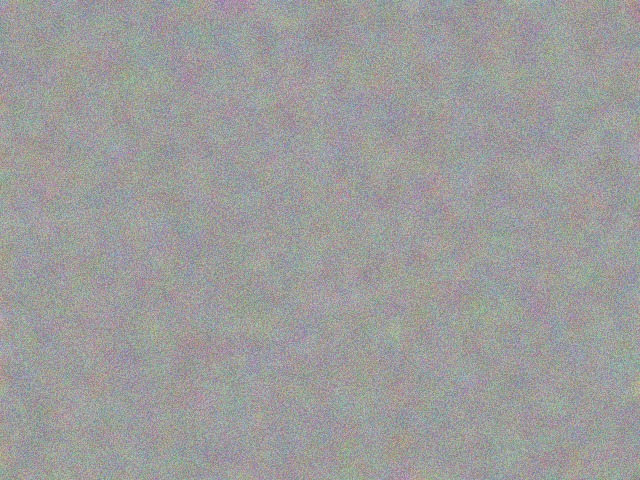
#> input picture test_copymove.jpg, 640 x 480 px
$ python -i copy_move.py   (imports and definitions only)
#> lines starting #> are read from the running program, lines starting #| are printed output that depends on the picture; after the words box and inside, x2 and y2 are one past the last pixel; in counts of white or black regions, pixels touching at a corner belong together
### utils.py
"""
utils.py  –  Shared helper functions for the forgery-detection project.

Functions
---------
load_image   : Read an image from disk (BGR, RGB, or grayscale).
save_image   : Write an image to disk (creates directories automatically).
show_images  : Display or save a side-by-side comparison figure.
"""

import os
import cv2
import numpy as np
import matplotlib
matplotlib.use("Agg")                       # non-interactive backend (no GUI pop-ups)
import matplotlib.pyplot as plt


# ──────────────────────────────────────────────────────────────────────
# 1.  load_image
# ──────────────────────────────────────────────────────────────────────
def load_image(path: str, color: str = "bgr") -> np.ndarray:
    """
    Read an image from *path* and return it as a NumPy array.

    Parameters
    ----------
    path  : str
        Absolute or relative path to the image file.
    color : str, optional
        Colour space of the returned array.
        'bgr'  → OpenCV default (Blue-Green-Red)
        'rgb'  → converted to Red-Green-Blue
        'gray' → converted to single-channel grayscale

    Returns
    -------
    np.ndarray
        The loaded image.

    Raises
    ------
    FileNotFoundError
        If *path* does not exist.
    ValueError
        If *color* is not one of the accepted values.
    """
#> called with path = 'test_copymove.jpg', color = 'bgr'
    if not os.path.isfile(path):
        raise FileNotFoundError(f"Image not found: {path}")

    img = cv2.imread(path, cv2.IMREAD_COLOR)     # always load as colour first
#> img is the input picture: shape (480, 640, 3); mean B, G, R 156.2, 156.5, 156.8
    if img is None:
        raise ValueError(f"OpenCV could not decode: {path}")

    color = color.lower()
    if color == "rgb":
        img = cv2.cvtColor(img, cv2.COLOR_BGR2RGB)
    elif color == "gray":
        img = cv2.cvtColor(img, cv2.COLOR_BGR2GRAY)
    elif color != "bgr":
        raise ValueError(f"Unknown color mode '{color}'. Use 'bgr', 'rgb', or 'gray'.")

    return img


# ──────────────────────────────────────────────────────────────────────
# 2.  save_image
# ──────────────────────────────────────────────────────────────────────
# [66 lines left out: functions save_image, show_images, not called in this run]


# ──────────────────────────────────────────────────────────────────────
# Quick self-test
# ──────────────────────────────────────────────────────────────────────
# [2 lines that do not run on import are left out]

### copy_move.py
"""
copy_move.py  -  Copy-Move forgery detection using SIFT + DBSCAN + RANSAC.

Copy-Move forgery is when someone copies a region of an image and pastes it
somewhere else in the SAME image. We detect this by finding keypoints that
match suspiciously well at distant locations.

Pipeline:  SIFT keypoints -> BFMatcher(k=3) -> ratio test -> min-distance
           filter -> de-duplicate mirrors -> DBSCAN cluster -> RANSAC verify
           -> convex-hull mask.

Functions
---------
detect_copy_move : Full copy-move detection pipeline.
"""

import os
import glob

import cv2
import numpy as np
from sklearn.cluster import DBSCAN

from utils import load_image, show_images


# ──────────────────────────────────────────────────────────────────────
# detect_copy_move
# ──────────────────────────────────────────────────────────────────────
def detect_copy_move(
    image_path: str,
    ratio: float = 0.6,
    min_dist: int = 40,
    min_matches: int = 10,
) -> tuple:
    """
    Detect copy-move forgery in a single image.

    Parameters
    ----------
    image_path  : str
        Path to the image file.
    ratio       : float
        Lowe's ratio test threshold (lower = stricter). Default 0.6.
    min_dist    : int
        Minimum pixel distance between matched keypoints. Default 40.
    min_matches : int
        Minimum number of valid matches to declare copy-move. Default 10.

    Returns
    -------
    matched_pairs : list of ((x1,y1), (x2,y2))
        Verified matched keypoint coordinate pairs.
    cm_mask       : np.ndarray, uint8
        Binary mask (0 or 255) with detected regions filled.
        Same size as the (possibly resized) image.
    vis_image     : np.ndarray, RGB uint8
        Visualization image with matches drawn.
    """

    # ── Step 1: Load and optionally resize ───────────────────────────
    img_bgr = load_image(image_path, color="bgr")
    h, w = img_bgr.shape[:2]
#> h = 480; w = 640
    max_side = max(h, w)
#> max_side = 640
    scale = 1.0

    if max_side > 1000:
        scale = 1000.0 / max_side
        new_w = int(w * scale)
        new_h = int(h * scale)
        img_bgr = cv2.resize(img_bgr, (new_w, new_h), interpolation=cv2.INTER_AREA)
        h, w = new_h, new_w

    img_rgb = cv2.cvtColor(img_bgr, cv2.COLOR_BGR2RGB)
    gray = cv2.cvtColor(img_bgr, cv2.COLOR_BGR2GRAY)

    # Prepare empty results (returned if nothing found)
    empty_mask = np.zeros((h, w), dtype=np.uint8)
    empty_vis = img_rgb.copy()

    # ── Step 2: SIFT keypoints and descriptors ───────────────────────
    # Use contrastThreshold=0.005 to retain keypoints in smooth/low-contrast regions
    sift = cv2.SIFT_create(contrastThreshold=0.005)
    kps, des = sift.detectAndCompute(gray, None)
#> kps = 1218 keypoints; strongest (x, y, size): (296, 337, 1.9), (542, 400, 1.8), (418, 113, 1.9), (463, 29, 1.9)

    # ── Step 2b: ORB fallback for smooth images ──────────────────────
    # If SIFT finds fewer than 10 keypoints, use ORB (more robust on uniform regions)
    use_orb = False
    if des is None or len(kps) < 10:
        print("    [CM] SIFT found < 10 keypoints; falling back to ORB.")
        orb = cv2.ORB_create(nfeatures=2000)
        kps, des = orb.detectAndCompute(gray, None)
        use_orb = True

    if des is None or len(kps) < 2:
        print("    [CM] Too few keypoints found.")
        return [], empty_mask, empty_vis

    # ── Step 3: BFMatcher with k=3 ──────────────────────────────────
    # k=3 because match[0] is the point itself (distance ~ 0),
    # match[1] is the best real match, match[2] is second-best.
    # Use Hamming norm for ORB (binary descriptor); L2 for SIFT (float descriptor).
    norm = cv2.NORM_HAMMING if use_orb else cv2.NORM_L2
    bf = cv2.BFMatcher(norm)
    raw_matches = bf.knnMatch(des, des, k=3)
#> raw_matches = 1218 matches

    # ── Step 4: Ratio test on matches[1] vs matches[2] ──────────────
    good_pairs = []
    for match_group in raw_matches:
        if len(match_group) < 3:
            continue
        m_self, m_best, m_second = match_group[0], match_group[1], match_group[2]
        # Ratio test: best real match must be significantly better than second-best
        if m_best.distance < ratio * m_second.distance:
            idx_a = m_best.queryIdx
            idx_b = m_best.trainIdx

            pt_a = kps[idx_a].pt  # (x, y) float
            pt_b = kps[idx_b].pt

            # ── Step 5: Minimum distance filter ─────────────────────
            dist = np.sqrt((pt_a[0] - pt_b[0])**2 + (pt_a[1] - pt_b[1])**2)
            if dist < min_dist:
                continue

            good_pairs.append((idx_a, idx_b, pt_a, pt_b))
#> this loop made 1218 passes
#> (idx_b, pt_a, pt_b, dist) on passes 184, 192, 193, 199, 201, 202, 222, 224, 225, 249, 256, 257: (863, (100.9, 105.2), (451.3, 335.1), 419.1), (865, (101.7, 74.27), (452.3, 304.4), 419.4), (864, (101.7, 56.51), (451.7, 286.7), 418.9), (866, (102.8, 80.85), (452.9, 310.8), 418.9), (867, (103.3, 152.3), (453.5, 382.3), 419), (868, (103.3, 152.3), (453.5, 382.3), 419), (885, (113.9, 92.06), (464, 322), 418.9), (887, (114.6, 159.4), (464.6, 389.5), 418.9), (888, (114.6, 159.4), (464.6, 389.5), 418.9), (905, (128.7, 92.61), (478.7, 322.6), 418.8), (917, (134.2, 153.3), (484.3, 383.3), 418.8), (916, (134.3, 113.7), (484, 343.5), 418.5)
#> after the loop, good_pairs = 43 items

    # ── Step 6: Remove duplicate mirrored pairs (A->B == B->A) ──────
    seen = set()
    unique_pairs = []
    for idx_a, idx_b, pt_a, pt_b in good_pairs:
        key = (min(idx_a, idx_b), max(idx_a, idx_b))
        if key not in seen:
            seen.add(key)
            unique_pairs.append((pt_a, pt_b))
#> this loop made 43 passes
#> (idx_a, idx_b, pt_a, pt_b) on passes 1 to 12: (183, 863, (100.9, 105.2), (451.3, 335.1)), (191, 865, (101.7, 74.27), (452.3, 304.4)), (192, 864, (101.7, 56.51), (451.7, 286.7)), (198, 866, (102.8, 80.85), (452.9, 310.8)), (200, 867, (103.3, 152.3), (453.5, 382.3)), (201, 868, (103.3, 152.3), (453.5, 382.3)), (221, 885, (113.9, 92.06), (464, 322)), (223, 887, (114.6, 159.4), (464.6, 389.5)), (224, 888, (114.6, 159.4), (464.6, 389.5)), (248, 905, (128.7, 92.61), (478.7, 322.6)), (255, 917, (134.2, 153.3), (484.3, 383.3)), (256, 916, (134.3, 113.7), (484, 343.5))
#> (idx_a, idx_b, pt_a, pt_b, key) on passes 23 to 28: (863, 183, (451.3, 335.1), (100.9, 105.2), (183, 863)), (864, 192, (451.7, 286.7), (101.7, 56.51), (192, 864)), (865, 191, (452.3, 304.4), (101.7, 74.27), (191, 865)), (866, 198, (452.9, 310.8), (102.8, 80.85), (198, 866)), (867, 200, (453.5, 382.3), (103.3, 152.3), (200, 867)), (868, 201, (453.5, 382.3), (103.3, 152.3), (201, 868))
#> after the loop, seen = 22 items; unique_pairs = 22 items

    print(f"    [CM] Matches after filtering: {len(unique_pairs)}")
#|     [CM] Matches after filtering: 22

    # ── Step 7: Check minimum matches threshold ─────────────────────
    if len(unique_pairs) < min_matches:
        print("    [CM] Not enough matches -> no copy-move detected.")
        return [], empty_mask, empty_vis

    # ── Step 8: DBSCAN clustering ────────────────────────────────────
    # Cluster based on the SOURCE keypoints (pt_a side) to group spatially contiguous patches
    src_pts = np.array([p[0] for p in unique_pairs], dtype=np.float32)
#> src_pts = 22 rows, first 8: [100.9, 105.2], [101.7, 74.27], [101.7, 56.51], [102.8, 80.85], [103.3, 152.3], [103.3, 152.3], [113.9, 92.06], [114.6, 159.4]
    dst_pts = np.array([p[1] for p in unique_pairs], dtype=np.float32)
#> dst_pts = 22 rows, first 8: [451.3, 335.1], [452.3, 304.4], [451.7, 286.7], [452.9, 310.8], [453.5, 382.3], [453.5, 382.3], [464, 322], [464.6, 389.5]

    clustering = DBSCAN(eps=60, min_samples=3).fit(src_pts)
    labels = clustering.labels_
#> labels = 22 values from 0 to 0
    unique_labels = [l for l in set(labels) if l != -1]
#> unique_labels = [0]

    # ── Step 9: RANSAC verification per cluster ──────────────────────
    verified_clusters = []
    verified_pairs = []

    if unique_labels:
        # Run RANSAC separately for each DBSCAN spatial cluster
        for lbl in unique_labels:
            c_indices = np.where(labels == lbl)[0]
            if len(c_indices) >= 4:
                c_src = src_pts[c_indices].reshape(-1, 1, 2)
                c_dst = dst_pts[c_indices].reshape(-1, 1, 2)
                _, inliers = cv2.estimateAffinePartial2D(
                    c_src, c_dst, method=cv2.RANSAC, ransacReprojThreshold=3.0
                )
                if inliers is not None:
                    inl_idx = c_indices[inliers.ravel().astype(bool)]
                    # Coherent copy-move cluster requires at least 4 inliers within the same cluster
                    if len(inl_idx) >= 4:
                        cluster_inliers = [unique_pairs[idx] for idx in inl_idx]
                        verified_clusters.append(cluster_inliers)
                        verified_pairs.extend(cluster_inliers)
#> this loop made 1 pass
#> after the loop, verified_clusters = 1 item; verified_pairs = 22 items
        print(f"    [CM] Inliers after cluster RANSAC: {len(verified_pairs)} across {len(verified_clusters)} cluster(s)")
#|     [CM] Inliers after cluster RANSAC: 22 across 1 cluster(s)
    else:
        # Fallback to global RANSAC across all pairs if no distinct cluster formed
        if len(unique_pairs) >= 4:
            src_arr = src_pts.reshape(-1, 1, 2)
            dst_arr = dst_pts.reshape(-1, 1, 2)
            _, inliers = cv2.estimateAffinePartial2D(
                src_arr, dst_arr, method=cv2.RANSAC, ransacReprojThreshold=4.0
            )
            if inliers is not None:
                global_inliers = []
                for i, is_inlier in enumerate(inliers.ravel()):
                    if is_inlier:
                        global_inliers.append(unique_pairs[i])
                if global_inliers:
                    verified_clusters.append(global_inliers)
                    verified_pairs.extend(global_inliers)
            print(f"    [CM] Inliers after global RANSAC: {len(verified_pairs)}")
        else:
            verified_clusters.append(unique_pairs)
            verified_pairs = list(unique_pairs)

    if len(verified_pairs) == 0:
        print("    [CM] No inliers survived RANSAC.")
        return [], empty_mask, empty_vis

    # ── Step 10: Build mask using Fix G (Spatial DBSCAN on all inlier endpoints) ─
    cm_mask = np.zeros((h, w), dtype=np.uint8)

    # 1. Collect ALL inlier endpoints (both points of every verified pair)
    all_endpoints = []
    for pt_a, pt_b in verified_pairs:
        all_endpoints.append(pt_a)
        all_endpoints.append(pt_b)
#> this loop made 22 passes
#> (pt_a, pt_b) on passes 1 to 12: ((100.9, 105.2), (451.3, 335.1)), ((101.7, 74.27), (452.3, 304.4)), ((101.7, 56.51), (451.7, 286.7)), ((102.8, 80.85), (452.9, 310.8)), ((103.3, 152.3), (453.5, 382.3)), ((103.3, 152.3), (453.5, 382.3)), ((113.9, 92.06), (464, 322)), ((114.6, 159.4), (464.6, 389.5)), ((114.6, 159.4), (464.6, 389.5)), ((128.7, 92.61), (478.7, 322.6)), ((134.2, 153.3), (484.3, 383.3)), ((134.3, 113.7), (484, 343.5))
#> after the loop, all_endpoints = 44 pairs, first value 100.9 to 538.9, second value 56.51 to 389.5

    if len(all_endpoints) > 0:
        all_endpoints = np.array(all_endpoints, dtype=np.float32)

        # 2. Cluster all endpoints spatially with DBSCAN (eps=60, min_samples=3)
        endpoint_clustering = DBSCAN(eps=60, min_samples=3).fit(all_endpoints)
        ep_labels = endpoint_clustering.labels_
#> ep_labels = 44 values, max 1 at index 1, min 0 at index 0, mean 0.5
        unique_groups = [l for l in set(ep_labels) if l != -1]
#> unique_groups = [0, 1]

        # 3. Fill one convex hull per group. Never create a hull that spans two groups.
        if unique_groups:
            for grp_lbl in unique_groups:
                grp_pts = all_endpoints[ep_labels == grp_lbl]
                if len(grp_pts) >= 3:
                    hull = cv2.convexHull(grp_pts.reshape(-1, 1, 2).astype(np.int32))
                    cv2.fillConvexPoly(cm_mask, hull, 255)
                else:
                    for pt in grp_pts:
                        cv2.circle(cm_mask, (int(pt[0]), int(pt[1])), 8, 255, -1)
#> this loop made 2 passes
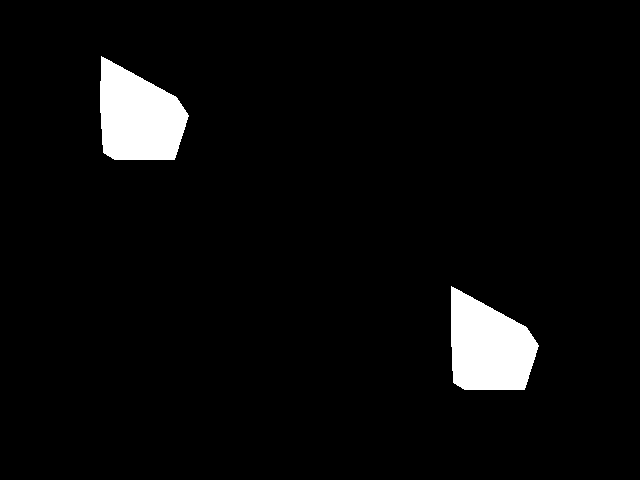
#> cm_mask: shape (480, 640); 4.3% white; 2 white regions, box (x1, y1, x2, y2) and area: (100, 56, 189, 160) 6618, (451, 286, 539, 390) 6570
        else:
            # Fallback if no cluster formed: draw small markers around endpoints
            for pt in all_endpoints:
                cv2.circle(cm_mask, (int(pt[0]), int(pt[1])), 8, 255, -1)

    # ── Step 11: Draw visualization ──────────────────────────────────
    vis_image = img_rgb.copy()
    # Orange accent color for matches (RGB)
    line_color = (255, 111, 50)   # #FF6F32
    circle_color = (255, 255, 255)  # white

    for pt_a, pt_b in verified_pairs:
        a = (int(pt_a[0]), int(pt_a[1]))
        b = (int(pt_b[0]), int(pt_b[1]))
        cv2.line(vis_image, a, b, line_color, 1, cv2.LINE_AA)
        cv2.circle(vis_image, a, 4, circle_color, 1, cv2.LINE_AA)
        cv2.circle(vis_image, b, 4, circle_color, 1, cv2.LINE_AA)
#> this loop made 22 passes
#> (pt_a, pt_b, a, b) on passes 1, 2, 3, 4, 5, 6, 8, 9, 10, 11, 12, 13: ((100.9, 105.2), (451.3, 335.1), (100, 105), (451, 335)), ((101.7, 74.27), (452.3, 304.4), (101, 74), (452, 304)), ((101.7, 56.51), (451.7, 286.7), (101, 56), (451, 286)), ((102.8, 80.85), (452.9, 310.8), (102, 80), (452, 310)), ((103.3, 152.3), (453.5, 382.3), (103, 152), (453, 382)), ((103.3, 152.3), (453.5, 382.3), (103, 152), (453, 382)), ((114.6, 159.4), (464.6, 389.5), (114, 159), (464, 389)), ((114.6, 159.4), (464.6, 389.5), (114, 159), (464, 389)), ((128.7, 92.61), (478.7, 322.6), (128, 92), (478, 322)), ((134.2, 153.3), (484.3, 383.3), (134, 153), (484, 383)), ((134.3, 113.7), (484, 343.5), (134, 113), (484, 343)), ((135.1, 137), (484.8, 366.9), (135, 137), (484, 366))
#> (pt_a, a, b) on pass 7: ((113.9, 92.06), (113, 92), (464, 322))
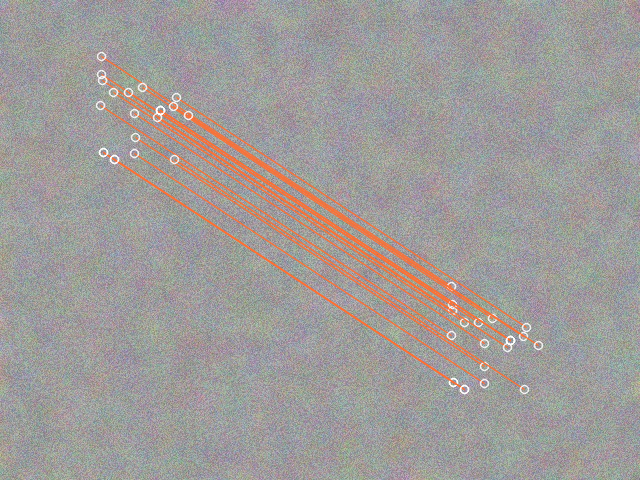
#> vis_image: shape (480, 640, 3); mean R, G, B 159.9, 155.5, 153.5

    # Format matched_pairs as list of ((x1,y1), (x2,y2))
    matched_pairs = [
        ((int(a[0]), int(a[1])), (int(b[0]), int(b[1])))
        for a, b in verified_pairs
    ]
#> matched_pairs = 22 items

    return matched_pairs, cm_mask, vis_image


# ──────────────────────────────────────────────────────────────────────
# Self-test: run on all dataset images
# ──────────────────────────────────────────────────────────────────────
# [42 lines not run here, left out]

>>> result = detect_copy_move('test_copymove.jpg')
